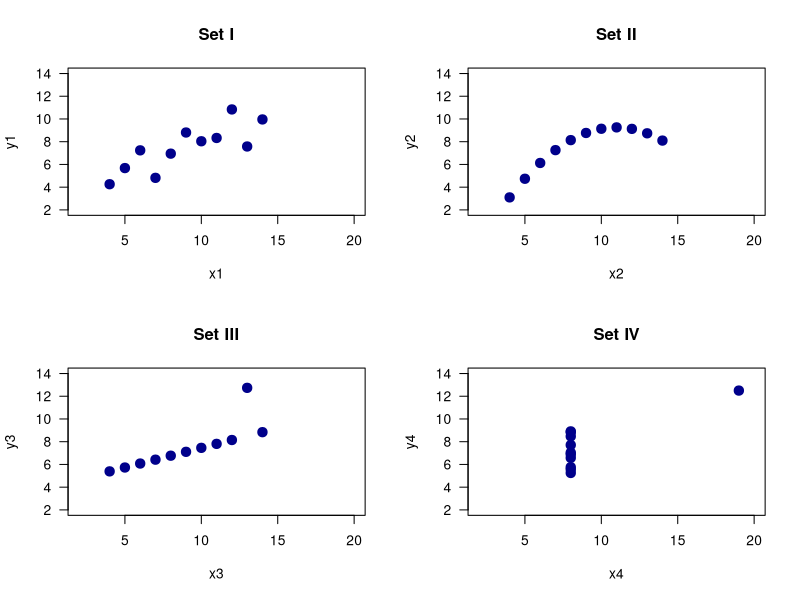

Source code (R):
# The Anscombe Quartet (R)

# demonstration data from
# Anscombe, F. J. 1973, February. Graphs in statistical analysis.
# The American Statistician 27: 1721.

# define the anscombe data frame
anscombe <- data.frame(
    x1 = c(10, 8, 13, 9, 11, 14, 6, 4, 12, 7, 5),
    x2 = c(10, 8, 13, 9, 11, 14, 6, 4, 12, 7, 5),
    x3 = c(10, 8, 13, 9, 11, 14, 6, 4, 12, 7, 5),
    x4 = c(8, 8, 8, 8, 8, 8, 8, 19, 8, 8, 8),
    y1 = c(8.04, 6.95, 7.58, 8.81, 8.33, 9.96, 7.24, 4.26, 10.84, 4.82, 5.68),
    y2 = c(9.14, 8.14, 8.74, 8.77, 9.26, 8.1, 6.13, 3.1, 9.13, 7.26, 4.74),
    y3 = c(7.46, 6.77, 12.74, 7.11, 7.81, 8.84, 6.08, 5.39, 8.15, 6.42, 5.73),
    y4 = c(6.58, 5.76, 7.71, 8.84, 8.47, 7.04, 5.25, 12.5, 5.56, 8.91, 6.89))

# show results from four regression analyses
with(anscombe, print(summary(lm(y1 ~ x1, data = anscombe))))
with(anscombe, print(summary(lm(y2 ~ x2, data = anscombe))))
with(anscombe, print(summary(lm(y3 ~ x3, data = anscombe))))
with(anscombe, print(summary(lm(y4 ~ x4, data = anscombe))))

# place four plots on one page using standard R graphics
# ensuring that all have the same scales
# for horizontal and vertical axes
pdf(file = "Anscombe_Quartet/Results/fig_anscombe_R.pdf", width = 8.5, height = 8.5)
par(mfrow=c(2, 2), mar=c(5.1, 4.1, 4.1, 2.1))
with(anscombe, plot(x1, y1, xlim=c(2,20), ylim=c(2,14), pch = 19,
    col = "darkblue", cex = 1.5, las = 1, xlab = "x1", ylab = "y1"))
title("Set I")
with(anscombe, plot(x2, y2, xlim=c(2,20), ylim=c(2,14), pch = 19,
    col = "darkblue", cex = 1.5, las = 1, xlab = "x2", ylab = "y2"))
title("Set II")
with(anscombe, plot(x3, y3, xlim=c(2,20), ylim=c(2,14), pch = 19,
    col = "darkblue", cex = 1.5, las = 1, xlab = "x3", ylab = "y3"))
title("Set III")
with(anscombe, plot(x4, y4, xlim=c(2,20), ylim=c(2,14), pch = 19,
    col = "darkblue", cex = 1.5, las = 1, xlab = "x4", ylab = "y4"))
title("Set IV")
dev.off()

# par(mfrow=c(1,1), mar=c(5.1, 4.1, 4.1, 2.1))  # return to plotting defaults